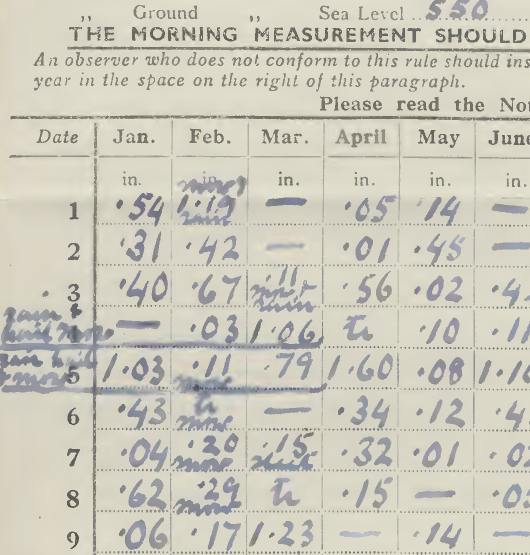
#> input picture _images/image_subset.jpg, 1060 x 1109 px, given in place of Devon_1941-1950_RainNos_1651-1689-3.jpg, which was not available (shown at 1/2 size)
$ python blob_array.py
#> lines starting #> are read from the running program, lines starting #| are printed output that depends on the picture; after the words box and inside, x2 and y2 are one past the last pixel; in counts of white or black regions, pixels touching at a corner belong together; pictures that were not available may be replaced by others from this repository, and a replacement may not be noted
#> further down, img is the input picture: shape (1109, 1060, 3); mean B, G, R 188.5, 201.3, 204.1
#!/usr/bin/env python

# The LLM is confused by the empty grid-cells in the rainfall data table.
#  This script finds the empty cells and adds a mark to them.

import os
import glob
import matplotlib.pyplot as plt
import numpy as np
from scipy.signal import find_peaks
import cv2

import argparse

parser = argparse.ArgumentParser()
parser.add_argument("--img", help="Image number", type=int, required=False, default=3)
parser.add_argument("--gallery", help="Use RJM's gallery images", action="store_true")
parser.add_argument("--debug", help="Output intermediate images", action="store_true")
parser.add_argument(
    "--threshold",
    help="Value boundary for black:white distinction (0-255)",
    type=int,
    required=False,
    default=180,
)

args = parser.parse_args()

opdir = "."
if args.gallery:
    opdir = "%s/gemini/gallery/blob_array/%04d" % (os.getenv("SCRATCH"), args.img)
    if not os.path.exists(opdir):
        os.makedirs(opdir)


# Make greyscale image from the original
def make_greyscale_image(img):
    img_gray = cv2.cvtColor(img, cv2.COLOR_BGR2GRAY)
    return img_gray


# Make binary image from greyscale
def make_binary_image(img_gray, threshold_x, invert=True):
    # (thresh, img_bin) = cv2.threshold(img_gray, threshold_x, 255, cv2.THRESH_BINARY)
    img_bin = cv2.adaptiveThreshold(
        img_gray, 255, cv2.ADAPTIVE_THRESH_GAUSSIAN_C, cv2.THRESH_BINARY_INV, 21, 4
    )
    if not invert:
        return img_bin
    return cv2.bitwise_not(img_bin)


# Cut out the centre of an image (for FFT output)
def extract_central_region(img, fraction=0.1):
    # Get the dimensions of the image
    height, width = img.shape[:2]

    # blank the centre lines of the image
    # centre = (img[(height // 2 - 5), :] + img[(height // 2 + 5), :]) / 2
    # img[(height // 2 - 5) : (height // 2 + 5), :] = centre
    # centre = (img[:, (width // 2 - 5)] + img[:, (width // 2 + 5)]) / 2
    # centre = np.tile(centre[:, np.newaxis], (1, 10))
    # img[:, (width // 2 - 5) : (width // 2 + 5)] = centre

    # Calculate the size of the central region
    central_height = int(height * fraction)
    central_width = int(width * fraction)

    # Calculate the starting and ending coordinates
    start_y = (height - central_height) // 2
    end_y = start_y + central_height
    start_x = (width - central_width) // 2
    end_x = start_x + central_width

    # Extract the central region
    central_region = img[start_y:end_y, start_x:end_x]

    return central_region


def periods_to_grid(row_period, col_period, scale_f=30):
    xsize = int(row_period * 12)
    ysize = int(col_period * 31)
    mask = np.zeros((ysize, xsize), np.uint8)
    kernel = cv2.getStructuringElement(cv2.MORPH_ELLIPSE, (scale_f, scale_f))
    xy = []
    for xi in range(0, 12):
        for yi in range(0, 31):
            y = int((yi + 0.5) * col_period) - kernel.shape[0] // 2
            x = int((xi + 0.5) * row_period) - kernel.shape[1] // 2
            xy.append((x, y))
    return xy


def xy_to_mask(xsize, ysize, xy, scale_f=30):
    mask = np.zeros((ysize, xsize), np.uint8)
    for scale in range(1, scale_f):
        kernel = cv2.getStructuringElement(cv2.MORPH_ELLIPSE, (scale, scale))
        for x, y in xy:
            xoff = kernel.shape[1] // 2
            yoff = kernel.shape[0] // 2
            mask[
                y - yoff : y + kernel.shape[0] - yoff,
                x - xoff : x + kernel.shape[1] - xoff,
            ] += kernel * int(255 / scale_f)
    return mask


def mark_up_image(img, xy, xoffset, yoffset, scale=1):
    marked = img.copy()
    xsize = img.shape[1] / 50
    ysize = img.shape[0] / 100
    for x, y in xy:
        pt1 = (int(x - xsize / 2 + xoffset), int(y - ysize / 2 + yoffset))
        pt2 = (int(x + xsize / 2 + xoffset), int(y + ysize / 2 + yoffset))
        cv2.rectangle(
            marked,
            pt1,
            pt2,
            (255, 0, 0),
            5,
        )
    return marked


# Smooth inage into blobs
def smooth_image(img):
    scale = img.shape[0] / 4024
#> scale = 0.276

    def scale_i(x, odd=True):
        result = int(x * scale)
        if odd and result % 2 == 0:
            result += 1
        return result

    # Convert to greyscale
    img_gray = cv2.cvtColor(img, cv2.COLOR_BGR2GRAY)
    if args.debug:
        cv2.imwrite("%s/greyed_out.jpg" % opdir, img_gray)
    # Make binary image
    img_bin = make_binary_image(img_gray, args.threshold, invert=False)
#> in make_binary_image, `img_bin = cv2.adaptiveThreshold( img_gray, 255, cv2.ADAPTIVE_THRESH_GA..`:
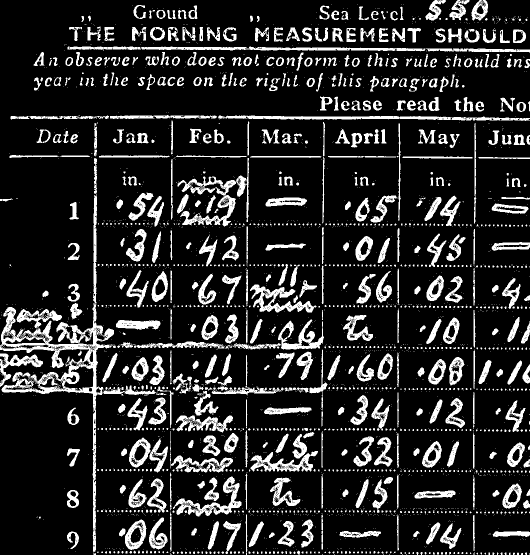
#> img_bin: shape (1109, 1060) (shown at 1/2 size); 16.2% white; 2995 white regions (2509 under 20 px), largest, box (x1, y1, x2, y2) and area: (0, 316, 250, 1104) 17017, (355, 316, 498, 453) 4412, (436, 231, 1060, 242) 3401
    if args.debug:
        cv2.imwrite("%s/binary.jpg" % opdir, img_bin)
    # Blur  - skip?
    img_blur = cv2.GaussianBlur(img_bin, (scale_i(19), scale_i(19)), scale_i(100))
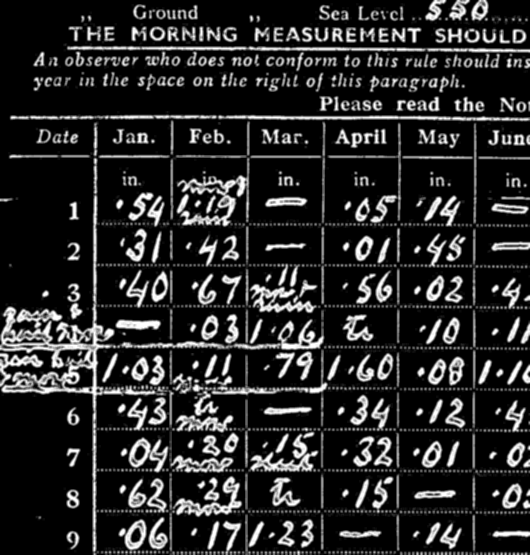
#> img_blur: shape (1109, 1060) (shown at 1/2 size); min 0, max 255, mean 41.4
    if args.debug:
        cv2.imwrite("%s/blur.jpg" % opdir, img_blur)
    img_blur = cv2.GaussianBlur(img_blur, (scale_i(19), scale_i(19)), scale_i(100))
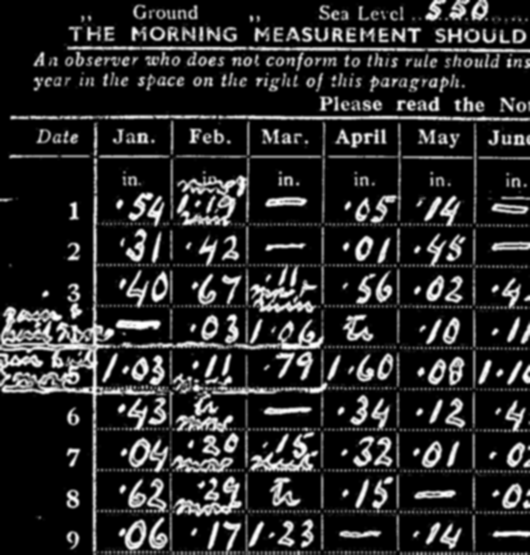
#> img_blur: shape (1109, 1060) (shown at 1/2 size); min 0, max 255, mean 41.4
    if args.debug:
        cv2.imwrite("%s/blur2.jpg" % opdir, img_blur)
    # Erode and dilate to get blobs
    kernel = cv2.getStructuringElement(cv2.MORPH_ELLIPSE, (scale_i(10), scale_i(10)))
#> kernel = [[0, 1, 0], [1, 1, 1], [0, 1, 0]]
    eroded = cv2.erode(img_blur, kernel, iterations=2)
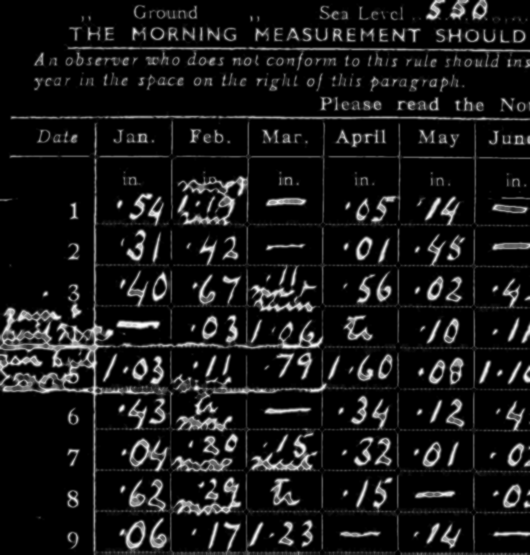
#> eroded: shape (1109, 1060) (shown at 1/2 size); min 0, max 255, mean 23.6
    if args.debug:
        cv2.imwrite("%s/eroded.jpg" % opdir, eroded)
    dilated = cv2.dilate(eroded, kernel, iterations=4)
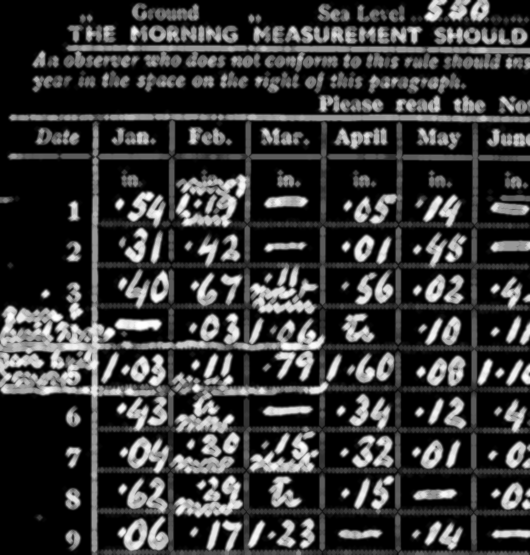
#> dilated: shape (1109, 1060) (shown at 1/2 size); min 0, max 255, mean 55.1
    if args.debug:
        cv2.imwrite("%s/dilated.jpg" % opdir, dilated)
    # blobbed = make_binary_image(dilated, 20, invert=False)
    # if args.debug:
    #    cv2.imwrite("%s/blobbed.jpg" % opdir, blobbed)
    # Fourier transform
    dft = cv2.dft(np.float32(dilated), flags=cv2.DFT_COMPLEX_OUTPUT)
    dft_shift = np.fft.fftshift(dft)
    magnitude_spectrum = 10 * np.log(
        cv2.magnitude(dft_shift[:, :, 0], dft_shift[:, :, 1])
    )
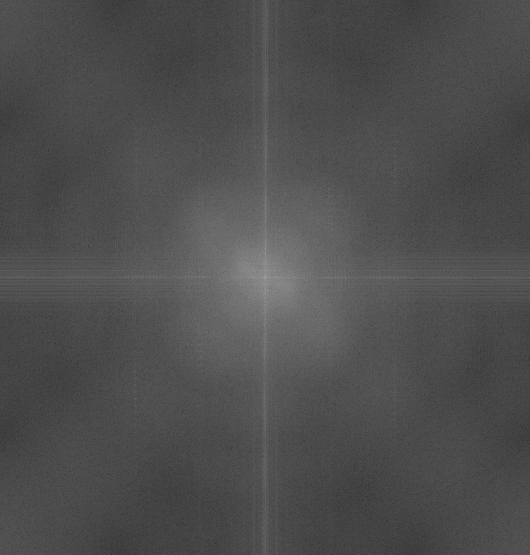
#> magnitude_spectrum: shape (1109, 1060) float32 (shown at 1/2 size); min 10.74, max 179.9, mean 78.6
    # Cut to low-frequency bit
    magnitude_spectrum = extract_central_region(magnitude_spectrum)
#> in extract_central_region, `central_region = img[start_y:end_y, start_x:end_x]`:
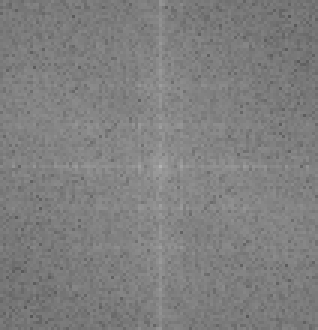
#> central_region: shape (110, 106) float32 (shown 3 times larger); min 86.73, max 179.9, mean 127.6
    if args.debug:
        cv2.imwrite("%s/magnitude_spectrum.jpg" % opdir, magnitude_spectrum)
    # Find dominant periodicity in each direction
    window_size = 50
    window = np.ones(window_size) / window_size
    rows = np.mean(magnitude_spectrum, axis=0)
#> rows = 106 values, max 146.1 at index 53, min 121.7 at index 0, mean 127.6
    rows -= np.convolve(rows, window, mode="same")
#> rows = 106 values, max 59.45 at index 0, min -2.66 at index 69, mean 14.61
    rows[0:window_size] = 0
    rows[-window_size:] = 0
    row_peaks, _ = find_peaks(rows, distance=10, prominence=2)
#> row_peaks = [53]
    cols = np.mean(magnitude_spectrum, axis=1)
#> cols = 110 values, max 141 at index 55, min 119.7 at index 2, mean 127.6
    cols -= np.convolve(cols, window, mode="same")
#> cols = 110 values, max 59.08 at index 0, min -1.25 at index 74, mean 13.93
    cols[0:window_size] = 0
    cols[-window_size:] = 0
    col_peaks, _ = find_peaks(cols, distance=35, prominence=2)
#> col_peaks = [55]
    # Make simple diagnostic plots of rows and cols
    if args.debug:
        fig, axs = plt.subplots(2, 1, figsize=(10, 8))
        x = np.arange(len(rows)) - len(rows) // 2
        axs[0].plot(x, rows, marker=None, linestyle="-", color="b")
        axs[0].scatter(x[row_peaks], rows[row_peaks], marker="o", color="grey")
        axs[0].set_title("Horizontal Spectrum")
        axs[0].set_xlabel("Index")
        axs[0].set_ylabel("Value")
        axs[0].grid(True)
        x = np.arange(len(cols)) - len(cols) // 2
        axs[1].plot(x, cols, marker=None, linestyle="-", color="r")
        axs[1].scatter(x[col_peaks], cols[col_peaks], marker="o", color="grey")
        axs[1].set_title("Vertical Spectrum")
        axs[1].set_xlabel("Index")
        axs[1].set_ylabel("Value")
        axs[1].grid(True)
        plt.tight_layout()
        plt.savefig("%s/xy_spectrum_plots.png" % opdir)

    # Find the dominant periodicity in each direction
    row_period = img.shape[1] / np.median(np.diff(row_peaks))
#> row_period = nan
    col_period = img.shape[0] / np.median(np.diff(col_peaks))
#> col_period = nan

    # Make a mask with theoretical blobs correctly spaced
    xy = periods_to_grid(row_period, col_period)
    mask = xy_to_mask(int(row_period * 12), int(col_period * 31), xy, scale_i(30))
    if args.debug:
        cv2.imwrite("%s/mask.jpg" % opdir, mask)
    # Match the mask to the dilated image
    mt = cv2.matchTemplate(dilated, mask, cv2.TM_CCOEFF)
    if args.debug:
        cv2.imwrite("%s/match.jpg" % opdir, mt / np.max(mt) * 255)

    rows = np.mean(mt, axis=0)
    rows /= np.max(rows)
    row_peaks, _ = find_peaks(rows, distance=30, prominence=0.75)
    cols = np.mean(mt, axis=1)
    cols /= np.max(cols)
    col_peaks, _ = find_peaks(cols, distance=10, prominence=0.5)
    if args.debug:
        fig, axs = plt.subplots(2, 1, figsize=(10, 8))
        x = np.arange(len(rows))
        axs[0].plot(x, rows, marker=None, linestyle="-", color="b")
        axs[0].scatter(x[row_peaks], rows[row_peaks], marker="o", color="grey")
        axs[0].set_title("X")
        axs[0].set_xlabel("Index")
        axs[0].set_ylabel("Value")
        axs[0].grid(True)
        x = np.arange(len(cols))
        axs[1].plot(x, cols, marker=None, linestyle="-", color="r")
        axs[1].scatter(x[col_peaks], cols[col_peaks], marker="o", color="grey")
        axs[1].set_title("Y")
        axs[1].set_xlabel("Index")
        axs[1].set_ylabel("Value")
        axs[1].grid(True)
        plt.tight_layout()
        plt.savefig("%s/xy_fit_plots.png" % opdir)

    res = cv2.minMaxLoc(mt)
    print(res[3][0], res[3][1])
    print(row_peaks[1], col_peaks[12])

    # Mark up the original image with the inferred grid locations:
    if args.debug:
        marked = mark_up_image(img, xy, row_peaks[1], col_peaks[12], scale=1)
        cv2.imwrite("%s/marked.jpg" % opdir, marked)


if args.gallery:
    image_files = sorted(glob.glob(os.path.join("../images/RJM_gallery", "*.jpg")))
    img = cv2.imread(image_files[args.img - 1])
else:
    img = cv2.imread(
        "../images/jpgs_300dpi/Devon_1941-1950_RainNos_1651-1689-%d.jpg" % args.img
    )
# Copy of the original - for plotting
# cv2.imwrite("%s/original.jpg" % opdir, img)
#> (the run stopped early here; a loop or call above may not have finished)
